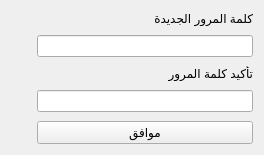
<?xml version="1.0" encoding="UTF-8"?>
<ui version="4.0">
 <class>ResetPassword</class>
 <widget class="QDialog" name="ResetPassword">
  <property name="windowModality">
   <enum>Qt::WindowModal</enum>
  </property>
  <property name="geometry">
   <rect>
    <x>0</x>
    <y>0</y>
    <width>264</width>
    <height>149</height>
   </rect>
  </property>
  <property name="windowTitle">
   <string>تغيير كلمة المرور</string>
  </property>
  <property name="layoutDirection">
   <enum>Qt::RightToLeft</enum>
  </property>
  <layout class="QGridLayout" name="gridLayout">
   <item row="0" column="0">
    <widget class="QLabel" name="password_label">
     <property name="text">
      <string>كلمة المرور الجديدة</string>
     </property>
    </widget>
   </item>
   <item row="1" column="0">
    <widget class="QLineEdit" name="password_input"/>
   </item>
   <item row="1" column="1">
    <widget class="QPushButton" name="password_toggle">
     <property name="maximumSize">
      <size>
       <width>20</width>
       <height>16777215</height>
      </size>
     </property>
     <property name="styleSheet">
      <string notr="true">QPushButton {
    background-color: transparent;
    border: none;
    color: black;
	font-size: 24px;
    padding: 0px;
}

QPushButton:hover {
    background-color: rgba(0, 0, 0, 0.1);
}

QPushButton:pressed {
    background-color: rgba(0, 0, 0, 0.2);
}</string>
     </property>
     <property name="text">
      <string/>
     </property>
     <property name="icon">
      <iconset>
       <normaloff>icons/eye_closed.png</normaloff>icons/eye_closed.png</iconset>
     </property>
    </widget>
   </item>
   <item row="2" column="0">
    <widget class="QLabel" name="confirm_password_label">
     <property name="text">
      <string>تأكيد كلمة المرور</string>
     </property>
    </widget>
   </item>
   <item row="3" column="0">
    <widget class="QLineEdit" name="confirm_password_input"/>
   </item>
   <item row="3" column="1">
    <widget class="QPushButton" name="confirm_password_toggle">
     <property name="maximumSize">
      <size>
       <width>20</width>
       <height>16777215</height>
      </size>
     </property>
     <property name="styleSheet">
      <string notr="true">QPushButton {
    background-color: transparent;
    border: none;
    color: black;
	font-size: 24px;
    padding: 0px;
}

QPushButton:hover {
    background-color: rgba(0, 0, 0, 0.1);
}

QPushButton:pressed {
    background-color: rgba(0, 0, 0, 0.2);
}</string>
     </property>
     <property name="text">
      <string/>
     </property>
     <property name="icon">
      <iconset>
       <normaloff>icons/eye_closed.png</normaloff>icons/eye_closed.png</iconset>
     </property>
    </widget>
   </item>
   <item row="4" column="0">
    <widget class="QPushButton" name="save_btn">
     <property name="text">
      <string>موافق</string>
     </property>
    </widget>
   </item>
  </layout>
 </widget>
 <resources/>
 <connections/>
</ui>
